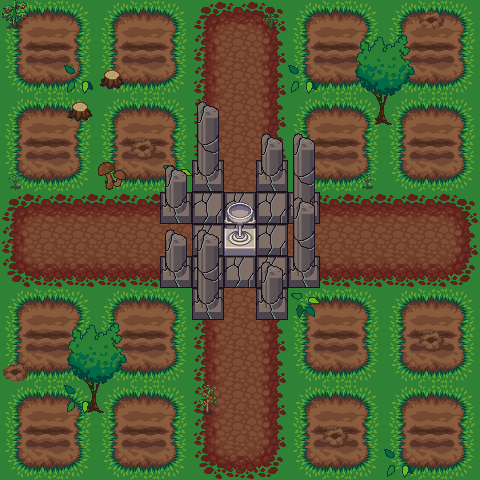

A level layout from a 2D game, rendered from its tile map. Below: a short description, then the map file with its tile-grid data intact:
An orthogonal 15x15 tile map with 32x32 px tiles, 8 tile layers (Capa de Patrones 1, Capa de patrones 2, Capa de patrones 3, Capa de patrones 8, ...).

<map version="1.2" tiledversion="1.2.4" orientation="orthogonal" renderorder="left-down" width="15" height="15" tilewidth="32" tileheight="32" infinite="0" nextlayerid="9" nextobjectid="1">
 <tileset firstgid="1" source="terrain_atlas.tsx" />
 <layer id="1" name="Capa de Patrones 1" width="15" height="15">
  <data encoding="csv">
872,872,872,872,872,872,311,311,311,872,872,872,872,872,872,
872,872,872,872,872,872,311,872,311,872,872,872,872,872,872,
872,872,872,872,872,872,311,872,311,872,872,872,872,872,872,
872,872,872,872,872,311,311,872,311,872,872,872,872,872,872,
872,872,872,872,872,311,311,872,311,872,872,872,872,872,872,
872,872,311,311,872,311,311,872,311,872,872,872,872,872,872,
311,311,311,311,311,311,311,872,311,311,311,311,311,311,311,
311,311,311,311,311,311,311,872,311,311,311,311,311,311,311,
311,311,311,311,311,311,311,311,311,311,311,311,311,311,311,
311,872,311,311,311,311,311,311,311,872,872,872,872,872,872,
872,872,872,872,872,311,311,311,311,311,311,872,872,872,872,
872,872,872,872,872,872,311,311,311,872,872,872,872,872,872,
872,872,872,872,872,872,311,311,311,872,872,872,872,872,872,
872,872,872,872,872,872,311,872,311,872,872,872,872,872,872,
872,872,872,872,872,872,311,311,311,872,872,872,872,872,872
</data>
 </layer>
 <layer id="2" name="Capa de patrones 2" width="15" height="15">
  <data encoding="csv">
550,551,552,550,551,552,900,901,902,550,551,552,550,551,552,
582,583,584,582,583,584,932,933,934,582,583,584,582,583,584,
614,615,616,614,615,616,932,933,934,614,615,616,614,615,616,
550,551,552,550,551,552,932,933,934,550,551,552,550,551,552,
582,583,584,582,583,584,932,933,934,582,583,584,582,583,584,
614,615,616,614,615,616,932,933,934,614,615,616,614,615,616,
900,901,901,901,901,901,870,933,869,901,901,901,901,901,902,
932,933,933,933,933,933,933,933,933,933,933,933,933,933,934,
964,965,965,965,965,965,838,933,837,965,965,965,965,965,966,
550,551,552,550,551,552,932,933,934,550,551,552,550,551,552,
582,583,584,582,583,584,932,933,934,582,583,584,582,583,584,
614,615,616,614,615,616,932,933,934,614,615,616,614,615,616,
550,551,552,550,551,552,932,933,934,550,551,552,550,551,552,
582,583,584,582,583,584,932,933,934,582,583,584,582,583,584,
614,615,616,614,615,616,964,965,966,614,615,616,614,615,616
</data>
 </layer>
 <layer id="3" name="Capa de patrones 3" width="15" height="15">
  <data encoding="csv">
0,0,0,0,0,0,0,0,0,0,0,0,0,0,0,
0,0,0,0,0,0,0,0,0,0,0,0,0,0,0,
0,0,494,0,0,0,0,0,0,494,0,0,0,0,0,
0,0,0,0,0,0,0,0,0,0,0,0,0,0,0,
0,0,0,0,0,0,0,0,0,0,0,0,0,0,0,
0,0,0,0,0,462,0,0,0,0,0,0,0,0,0,
0,0,0,0,0,0,499,499,499,0,0,0,0,0,0,
0,0,0,0,0,0,499,499,499,0,0,0,0,0,0,
0,0,0,0,0,0,499,499,499,0,0,0,0,0,0,
0,0,0,0,0,0,0,0,0,462,0,0,0,0,0,
0,0,0,0,0,0,0,0,0,0,0,0,0,0,0,
0,0,0,0,0,0,0,0,0,0,0,0,0,0,0,
0,0,494,0,0,0,0,0,0,0,0,0,0,0,0,
0,0,0,0,0,0,0,0,0,0,0,0,0,0,0,
0,0,0,0,0,0,0,0,0,0,0,0,494,0,0
</data>
 </layer>
 <layer id="8" name="Capa de patrones 8" width="15" height="15">
  <data encoding="csv">
0,0,0,0,0,0,0,0,0,0,0,0,0,0,0,
0,0,0,0,0,0,0,0,0,0,0,0,0,0,0,
0,0,0,0,0,0,0,0,0,0,0,0,0,0,0,
0,0,0,0,0,0,0,0,0,0,0,0,0,0,0,
0,0,0,0,0,0,0,0,0,0,0,0,0,0,0,
0,0,0,0,0,0,0,0,0,0,0,0,0,0,0,
0,0,0,0,0,0,0,402,0,0,0,0,0,0,0,
0,0,0,0,0,0,0,434,0,0,0,0,0,0,0,
0,0,0,0,0,0,0,0,0,0,0,0,0,0,0,
0,0,0,0,0,0,0,0,0,0,0,0,0,0,0,
0,0,0,0,0,0,0,0,0,0,0,0,0,0,0,
0,0,0,0,0,0,0,0,0,0,0,0,0,0,0,
0,0,0,0,0,0,0,0,0,0,0,0,0,0,0,
0,0,0,0,0,0,0,0,0,0,0,0,0,0,0,
0,0,0,0,0,0,0,0,0,0,0,0,0,0,0
</data>
 </layer>
 <layer id="4" name="Capa de patrones 4" width="15" height="15">
  <data encoding="csv">
0,0,0,0,0,0,0,0,0,0,0,0,0,0,0,
0,0,0,0,0,0,0,0,0,0,0,0,0,0,0,
0,0,0,0,0,0,0,0,0,0,0,0,0,0,0,
0,0,0,0,0,0,500,0,0,0,0,0,0,0,0,
0,0,0,0,0,0,532,0,500,0,0,0,0,0,0,
0,0,0,0,0,0,564,0,564,0,0,0,0,0,0,
0,0,0,0,0,0,0,0,0,0,0,0,0,0,0,
0,0,0,0,0,0,0,0,0,0,0,0,0,0,0,
0,0,0,0,0,0,0,0,0,0,0,0,0,0,0,
0,0,0,0,0,0,0,0,0,0,0,0,0,0,0,
0,0,0,0,0,0,0,0,0,0,0,0,0,0,0,
0,0,0,0,0,0,0,0,0,0,0,0,0,0,0,
0,0,0,0,0,0,0,0,0,0,0,0,0,0,0,
0,0,0,0,0,0,0,0,0,0,0,0,0,0,0,
0,0,0,0,0,0,0,0,0,0,0,0,0,0,0
</data>
 </layer>
 <layer id="5" name="Capa de patrones 5" width="15" height="15">
  <data encoding="csv">
0,0,0,0,0,0,0,0,0,0,0,0,0,0,0,
0,0,0,0,0,0,0,0,0,0,0,0,0,0,0,
0,0,0,0,0,0,0,0,0,0,0,0,0,0,0,
0,0,0,0,0,0,0,0,0,0,0,0,0,0,0,
0,0,0,0,0,0,0,0,0,500,0,0,0,0,0,
0,0,0,0,0,500,0,0,0,532,0,0,0,0,0,
0,0,0,0,0,564,0,0,0,564,0,0,0,0,0,
0,0,0,0,0,0,0,0,0,0,0,0,0,0,0,
0,0,0,0,0,0,0,0,0,0,0,0,0,0,0,
0,0,0,0,0,0,0,0,0,0,0,0,0,0,0,
0,0,0,0,0,0,0,0,0,0,0,0,0,0,0,
0,0,0,0,0,0,0,0,0,0,0,0,0,0,0,
0,0,0,0,0,0,0,0,0,0,0,0,0,0,0,
0,0,0,0,0,0,0,0,0,0,0,0,0,0,0,
0,0,0,0,0,0,0,0,0,0,0,0,0,0,0
</data>
 </layer>
 <layer id="6" name="Capa de patrones 6" width="15" height="15">
  <data encoding="csv">
0,0,0,0,0,0,0,0,0,0,0,0,0,0,0,
0,0,0,0,0,0,0,0,0,0,0,0,0,0,0,
0,0,0,0,0,0,0,0,0,0,0,0,0,0,0,
0,0,0,0,0,0,0,0,0,0,0,0,0,0,0,
0,0,0,0,0,0,0,0,0,0,0,0,0,0,0,
0,0,0,0,0,0,0,0,0,0,0,0,0,0,0,
0,0,0,0,0,0,0,0,0,500,0,0,0,0,0,
0,0,0,0,0,500,0,0,0,532,0,0,0,0,0,
0,0,0,0,0,564,0,0,0,564,0,0,0,0,0,
0,0,0,0,0,0,0,0,0,0,0,0,0,0,0,
0,0,0,0,0,0,0,0,0,0,0,0,0,0,0,
0,0,0,0,0,0,0,0,0,0,0,0,0,0,0,
0,0,0,0,0,0,0,0,0,0,0,0,0,0,0,
0,0,0,0,0,0,0,0,0,0,0,0,0,0,0,
0,0,0,0,0,0,0,0,0,0,0,0,0,0,0
</data>
 </layer>
 <layer id="7" name="Capa de patrones 7" width="15" height="15">
  <data encoding="csv">
876,0,0,0,0,0,0,0,782,0,0,0,0,1003,0,
0,0,0,0,0,0,0,0,0,0,0,956,957,0,0,
0,0,0,600,0,0,0,0,0,0,0,988,989,0,0,
0,0,600,0,0,0,0,0,0,0,0,1020,1021,0,0,
0,0,0,0,1003,0,0,0,0,0,0,0,0,0,0,
782,0,0,924,0,0,0,0,0,0,0,782,0,0,0,
0,0,0,0,0,0,0,0,0,0,0,0,0,0,0,
0,0,0,0,0,0,500,0,0,0,0,0,0,0,0,
0,0,0,0,0,0,532,0,500,0,0,0,0,0,0,
0,0,0,0,0,0,564,0,564,0,0,0,0,0,0,
0,0,956,957,0,0,0,0,0,0,0,0,0,1003,0,
1003,0,988,989,0,0,0,0,0,0,0,0,0,0,0,
0,0,1020,1021,0,0,814,0,0,0,0,0,0,0,0,
0,0,0,0,0,0,0,0,0,0,1003,0,0,0,0,
0,0,0,0,0,0,0,0,0,0,0,0,0,0,0
</data>
 </layer>
</map>
